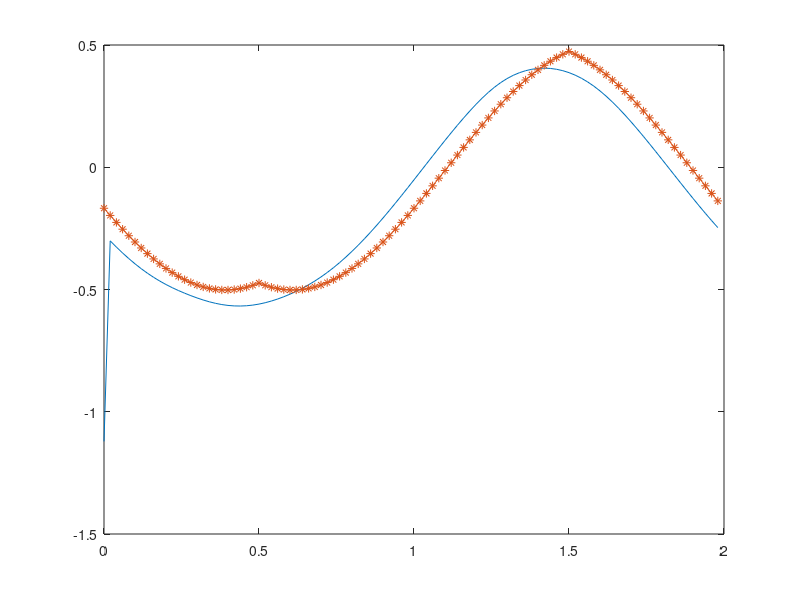
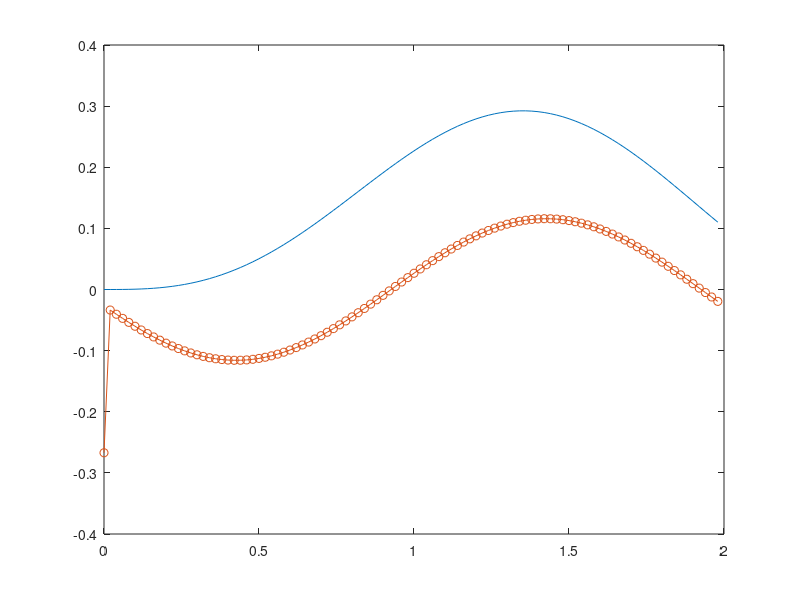

The MATLAB source for these figures, in order:
%equation x"+x'+x=sinwt
function hb_with_damping()
clc
clear all
close all
global N T w t F W X
N=100;
T=2;
w=2*pi/T;
t=linspace(0,T,N+1);%actually they will be N equally divided points in continuous system
t=t(1:end-1);%we required N-1 points in the current system
F=sin(w*t);%forcing term
iw=(0:ceil(N-1)/2)*1i*(w);
miw=(-1i)*(floor(N/2):-1:1)*(w);
W=[iw,miw];
X=fft(F);
x=fminsearch(error(), X);

function residue=error()
dotX=W.*X;
dotx=ifft(dotX);
ddotX=(W.^2).*X;
ddotx=ifft(ddotX);
x0=ddotx/W.^2;

residue=@(X) sum(abs(ddotx+dotx+x0-F).^2)

end
 figure(1)
 a=w*sqrt(1-(ifft(x)).^2)-(ifft(x)).*(1-w^2);
 b=w*sqrt(1-F.^2)-F.*(1-w^2);
 plot(t,a./(1-2*w^2),t,b./(1-2*w^2),'*-')
 x_0=0;v0=0;
 fnc = @(t,x)[x(2);sin(w*t)-x(2)-x(1)]
 [tspan,xval] = ode45(fnc,t,[x_0 v0])
 figure(2)
 plot(t,xval(:,1),t,ifft(x)/(1-w^2),'o-')
end